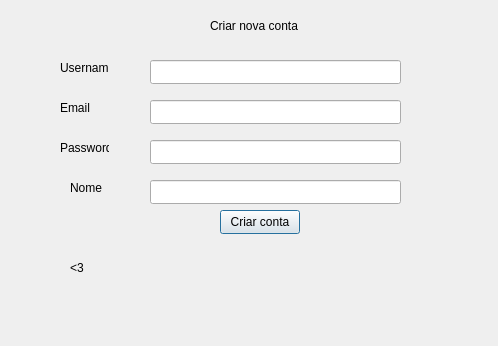
<?xml version="1.0" encoding="UTF-8"?>
<ui version="4.0">
 <class>fm_create_account</class>
 <widget class="QDialog" name="fm_create_account">
  <property name="geometry">
   <rect>
    <x>0</x>
    <y>0</y>
    <width>498</width>
    <height>346</height>
   </rect>
  </property>
  <property name="windowTitle">
   <string>Dialog</string>
  </property>
  <widget class="QLabel" name="label">
   <property name="geometry">
    <rect>
     <x>210</x>
     <y>10</y>
     <width>101</width>
     <height>31</height>
    </rect>
   </property>
   <property name="text">
    <string>Criar nova conta</string>
   </property>
  </widget>
  <widget class="QLabel" name="label_4">
   <property name="geometry">
    <rect>
     <x>60</x>
     <y>60</y>
     <width>49</width>
     <height>16</height>
    </rect>
   </property>
   <property name="text">
    <string>Username</string>
   </property>
  </widget>
  <widget class="QLabel" name="label_5">
   <property name="geometry">
    <rect>
     <x>60</x>
     <y>100</y>
     <width>49</width>
     <height>16</height>
    </rect>
   </property>
   <property name="text">
    <string>Email</string>
   </property>
  </widget>
  <widget class="QLabel" name="label_6">
   <property name="geometry">
    <rect>
     <x>60</x>
     <y>140</y>
     <width>49</width>
     <height>16</height>
    </rect>
   </property>
   <property name="text">
    <string>Password</string>
   </property>
  </widget>
  <widget class="QLineEdit" name="line_username">
   <property name="geometry">
    <rect>
     <x>150</x>
     <y>60</y>
     <width>251</width>
     <height>24</height>
    </rect>
   </property>
  </widget>
  <widget class="QLineEdit" name="line_email">
   <property name="geometry">
    <rect>
     <x>150</x>
     <y>100</y>
     <width>251</width>
     <height>24</height>
    </rect>
   </property>
  </widget>
  <widget class="QLineEdit" name="line_password">
   <property name="geometry">
    <rect>
     <x>150</x>
     <y>140</y>
     <width>251</width>
     <height>24</height>
    </rect>
   </property>
  </widget>
  <widget class="QPushButton" name="btn_create_account">
   <property name="geometry">
    <rect>
     <x>220</x>
     <y>210</y>
     <width>80</width>
     <height>24</height>
    </rect>
   </property>
   <property name="text">
    <string>Criar conta</string>
   </property>
  </widget>
  <widget class="QLabel" name="label_7">
   <property name="geometry">
    <rect>
     <x>70</x>
     <y>180</y>
     <width>49</width>
     <height>16</height>
    </rect>
   </property>
   <property name="text">
    <string>Nome</string>
   </property>
  </widget>
  <widget class="QLineEdit" name="line_name">
   <property name="geometry">
    <rect>
     <x>150</x>
     <y>180</y>
     <width>251</width>
     <height>24</height>
    </rect>
   </property>
  </widget>
  <widget class="QLabel" name="Erro_label">
   <property name="geometry">
    <rect>
     <x>70</x>
     <y>260</y>
     <width>49</width>
     <height>16</height>
    </rect>
   </property>
   <property name="text">
    <string>&lt;3</string>
   </property>
  </widget>
 </widget>
 <resources/>
 <connections/>
</ui>
